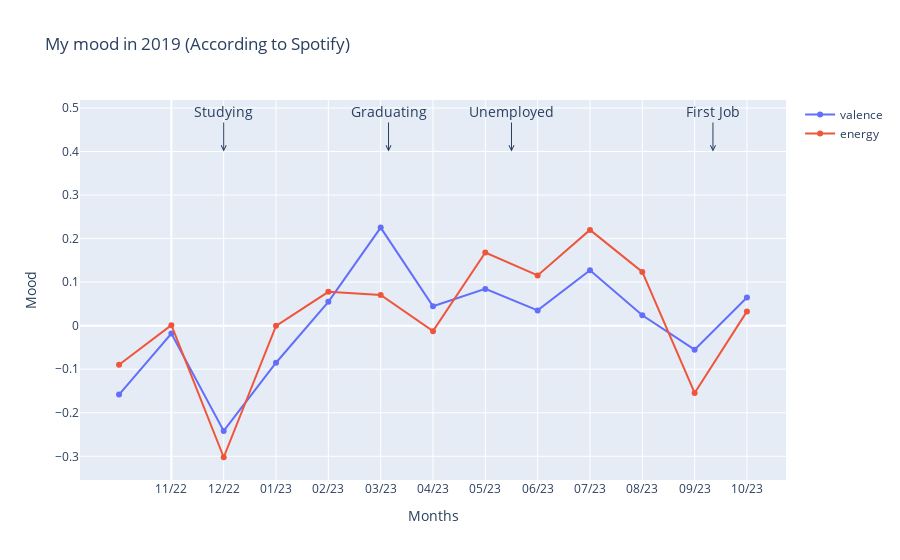

Notebook code for this chart:
### Code cell
import plotly.graph_objects as go

# Sample data
features = ['valence', 'energy']
x = [-1] + [x for x in range(13)]

# Create traces for each feature
traces = []
for feature in features:
    y = [getattr(month, feature) for month in avg_features_months]
    traces.append(go.Scatter(x=x, y=y, mode='lines+markers', name=feature))

# Create the layout
layout = go.Layout(
    title='My mood in 2019 (According to Spotify)',
    xaxis=dict(
        title='Months',
        tickmode='array',
        tickvals=list(range(13)),
        ticktext=month_labels_short,
    ),
    yaxis=dict(
        title='Mood',
    ),
    showlegend=True,
)

# Add annotations
annotations = [
    dict(x=1, y=0.4, xref="x", yref="y", text="Studying", showarrow=True, arrowhead=5, ax=0, ay=-40, font=dict(size=14)),
    dict(x=4.15, y=0.4, xref="x", yref="y", text="Graduating", showarrow=True, arrowhead=5, ax=0, ay=-40, font=dict(size=14)),
    dict(x=6.5, y=0.4, xref="x", yref="y", text="Unemployed", showarrow=True, arrowhead=5, ax=0, ay=-40, font=dict(size=14)),
    dict(x=10.35, y=0.4, xref="x", yref="y", text="First Job", showarrow=True, arrowhead=5, ax=0, ay=-40, font=dict(size=14)),
]

layout['annotations'] = annotations

# Create the figure
fig = go.Figure(data=traces, layout=layout)

# Show the figure
fig.show()

### Figure 1 — Plotly figure (JSON) as saved in the notebook; plotly's stock layout.template omitted (floating-point values rounded to 4 significant figures)
{"data": [{"mode": "lines+markers", "name": "valence", "type": "scatter", "x": [-1, 0, 1, 2, 3, 4, 5, 6, 7, 8, 9, 10, 11, 12], "y": [-0.1582, -0.01806, -0.2416, -0.08511, 0.05478, 0.2252, 0.04457, 0.08449, 0.03514, 0.1272, 0.02395, -0.05514, 0.06482]}, {"mode": "lines+markers", "name": "energy", "type": "scatter", "x": [-1, 0, 1, 2, 3, 4, 5, 6, 7, 8, 9, 10, 11, 12], "y": [-0.0896, 0.00119, -0.3021, -0.0004223, 0.07778, 0.07042, -0.01257, 0.1681, 0.1155, 0.22, 0.1234, -0.1545, 0.03284]}], "layout": {"annotations": [{"arrowhead": 5, "ax": 0, "ay": -40, "font": {"size": 14}, "showarrow": true, "text": "Studying", "x": 1, "xref": "x", "y": 0.4, "yref": "y"}, {"arrowhead": 5, "ax": 0, "ay": -40, "font": {"size": 14}, "showarrow": true, "text": "Graduating", "x": 4.15, "xref": "x", "y": 0.4, "yref": "y"}, {"arrowhead": 5, "ax": 0, "ay": -40, "font": {"size": 14}, "showarrow": true, "text": "Unemployed", "x": 6.5, "xref": "x", "y": 0.4, "yref": "y"}, {"arrowhead": 5, "ax": 0, "ay": -40, "font": {"size": 14}, "showarrow": true, "text": "First Job", "x": 10.35, "xref": "x", "y": 0.4, "yref": "y"}], "showlegend": true, "title": {"text": "My mood in 2019 (According to Spotify)"}, "xaxis": {"tickmode": "array", "ticktext": ["11/22", "12/22", "01/23", "02/23", "03/23", "04/23", "05/23", "06/23", "07/23", "08/23", "09/23", "10/23", "11/23"], "tickvals": [0, 1, 2, 3, 4, 5, 6, 7, 8, 9, 10, 11, 12], "title": {"text": "Months"}}, "yaxis": {"title": {"text": "Mood"}}}}
